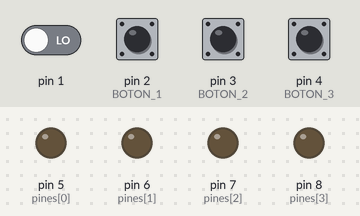
This sketch was run on a simulated Arduino Uno, built with avr-gcc and run on an emulated ATmega328P. On the bench: output pins drawn as LEDs (lit = HIGH). The test bench sets the inputs (shaded band); at power-on: pin 1, pin 2 (BOTON_1), pin 3 (BOTON_2), pin 4 (BOTON_3) LOW.

Above: at 0.5 s.
At 2.5 s:
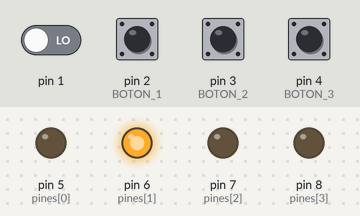
At 3.5 s:
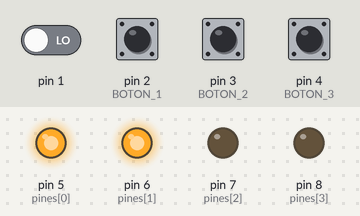
At 5.5 s:
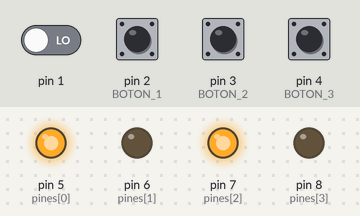
At 8.5 s:
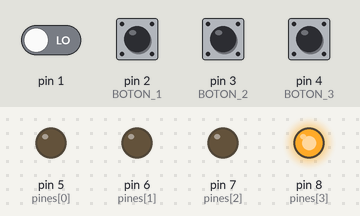
At 11.5 s:
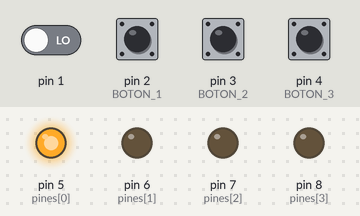
Timing chart, 0 to 13.0 s (numbered marks = the images above):
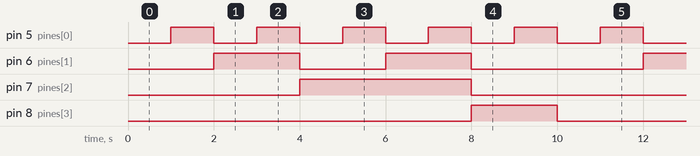

Measured:
- by itself, pin 5 (pines[0]): alternates HIGH for 1.0 s and LOW for 1.0 s
- by itself, pin 6 (pines[1]): repeats every 10.0 s: LOW 2.0 s, HIGH 2.0 s, LOW 4.0 s, HIGH 2.0 s
- by itself, pin 7 (pines[2]): alternates HIGH for 4.0 s and LOW for 6.0 s
- by itself, pin 8 (pines[3]): alternates HIGH for 2.0 s and LOW for 8.0 s

The sketch:

Pr_ctica_4__pparte_1.ino
```cpp
/*
   Fundacion Kinal
   Centro educativo tecnico laboral Kinal
   Quinto perito
   Quinto electronica
   Codigo Tecnico: EB5AV / EB5AV
   Curso: Taller de electronica digital y reparacion de computadoras I
   Proyecto: Parte 1, práctica 5
   Dev: Profe. Alejandro Lopez Navas
   Fecha: 5 de mayo del año 2024
   link de la simulacion:
*/

#define BOTON_1 2
#define BOTON_2 3
#define BOTON_3 4
int pines[4] = {5, 6, 7, 8};

void setup() {
  pinMode(BOTON_1, INPUT);
  pinMode(BOTON_2, INPUT);
  pinMode(BOTON_3, INPUT);
  for(int p = 0; p < 4 ; p++){
    pinMode(pines[p], OUTPUT);
  }
}

void loop(){
  for(int b = 0; b < 10; b++){
    for(int c = 0; c < 4; c++){
      digitalWrite(pines[c], (b >> c) & 1);
    }

    if(digitalRead(BOTON_1) == HIGH){
      delay(1000);
    }

    else if(digitalRead(BOTON_2) == HIGH){
      delay(2000);
    }

    else if(digitalRead(BOTON_3) == HIGH){
      delay(3000);
    }

    else if(digitalRead(BOTON_1 && BOTON_2 && BOTON_3) == HIGH){
     delay(500);
    }

    else if(digitalRead(BOTON_1 && BOTON_2 && BOTON_3) == LOW){
     delay(500);
    }

    delay(500);
  }
}
```
